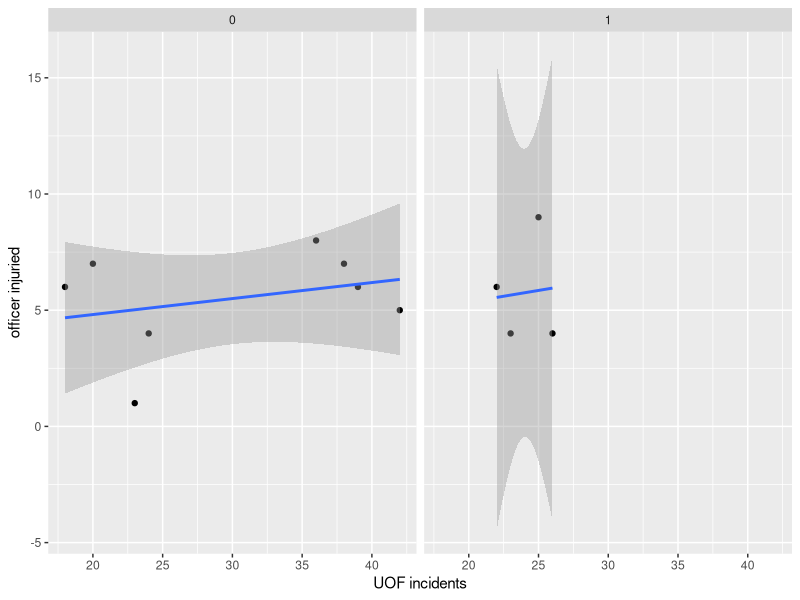
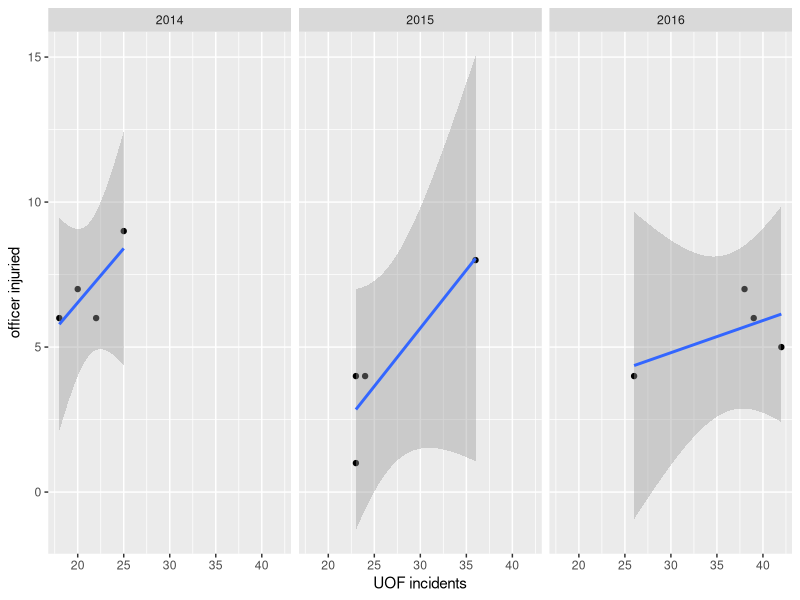
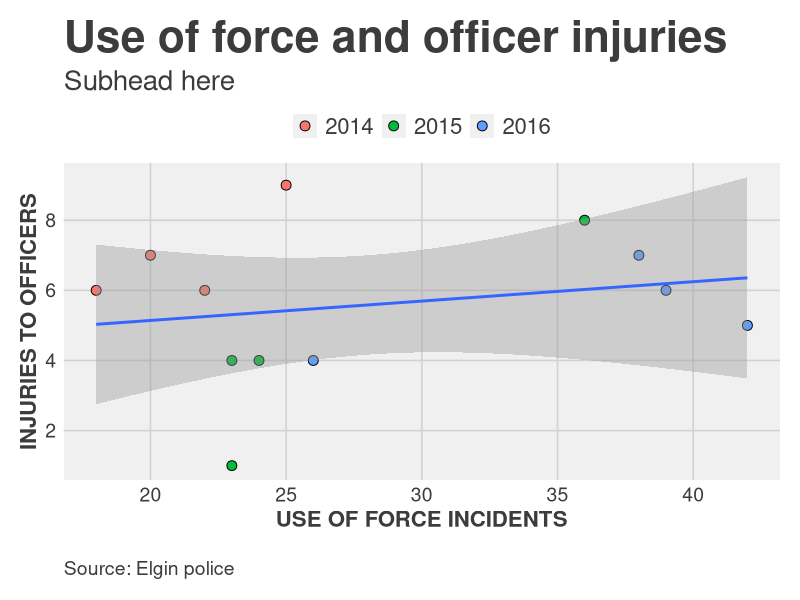
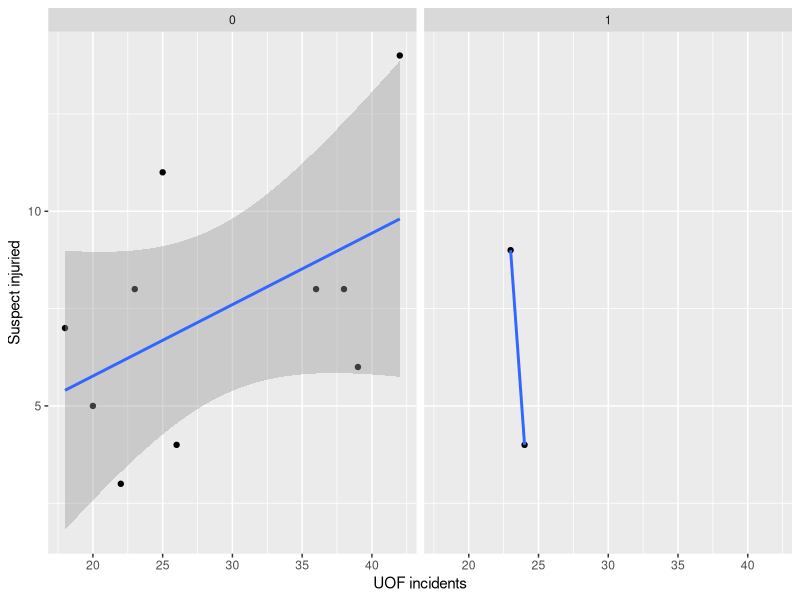
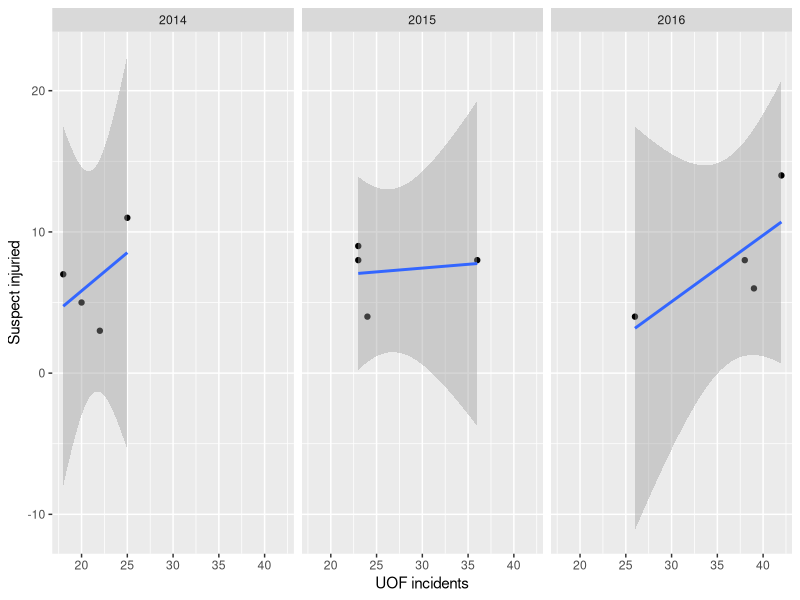
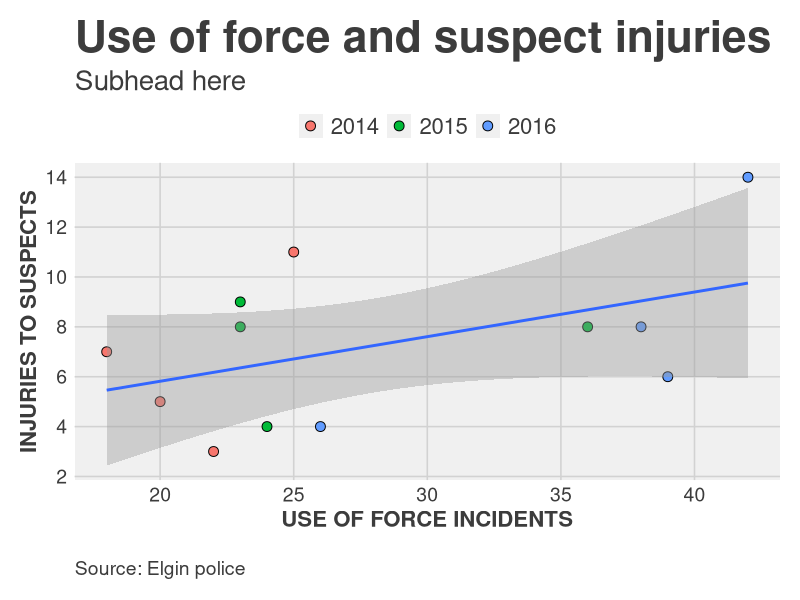

R code for these plots, in order:
# Let's start by taking a look at the data 

library(readr)
df <- read_csv("ElginUOF.csv")
summary(df)


# What we're looking at is three years of data, by quarter,
# showing how many times officers had to use physical force
# to restrain suspects, how many times they used a taser or gun
# and how many times an officer or suspect was injured

# This isn't a big dataset - there are very few rows and columns
# But that means it's also easy to understand what we're seeing
# When you start working with data that has 100s of rows and columns
# these same techniques are going to be vital to understanding 
# what you have

# Right off the bat, I can see I need to create a column that
# only has years. I don't know if I'm going to use it or not, 
# but I want it.

# first I sort the data by the Year_Quarter
df[order(df$Year_Quarter),]
df

# let's create a vector of only the years and load it into a matrix
elgYears <- c(2014,2014,2014,2014,2015,2015,2015,2015,2016,2016,2016,2016)
years <- matrix(elgYears,12,1)
years

# Now let's bind the years matrix with our df so we have a column of just years
df <- cbind(years,df)

# look at df and you can see that we've got a column of years now

#--------
# There are some interesting columns in there, but I want to answer
# a question: As use of physical force increased, do injuries for officers
# and suspects also increase?

# In order to work with this, I'm going to need to create a new 
# dataset and create at least one new column

# Let's create the new column. For Response to resistance, we have
# show of force only, which is basically a warning
# use of force only, which is an officer using physical technique
# like a hold, in response to resistance
# and then transition, which includes both showing and using
# But we don't have total instances where force was used.
# to do that, we need to add up transition and use of force
# and put that into a new column, we'll call it force

df$force <- df$UOF_only + df$Total_transitions
# Check DF and we can see it's at the end

# now let's create our dataset
names(df)
dfLook <- subset(df, select = c("years","Year_Quarter","force","Total_officer","Total_suspect"))
dfLook

# cool, but I've thought of another thing. Total injuries
# include major and minor injuries. Let's add those to our new df

dfLook$Officer_major <- df$Officer_mayor
dfLook$Suspect_major <- df$Suspect_major

# Now we have a smaller chunk of data to work with. let's save it
write_csv(dfLook,"dfLook.csv")

summary(dfLook)

# Putting data you want to examine into its own df
# makes it far easier to manage. Now using summary we
# can see, for instance, that suspects get hurt more often than
# than officers, but offers have experience major
# injuries slightly more often.



library(ggplot2)
library(ggthemes)


# -----
# Looking at force vs. Officer data

qplot(force,Total_officer,
      data=dfLook, 
      xlab="UOF incidents", 
      ylab="officer injuried") + 
  stat_smooth(method="lm") +
  facet_grid(. ~ factor(Officer_major))

qplot(force,Total_officer,
      data=dfLook, 
      xlab="UOF incidents", 
      ylab="officer injuried") + 
  stat_smooth(method="lm") +
  facet_grid(. ~ factor(years))

fit_officer <- lm(force ~ Total_officer, data = dfLook)
summary(fit_officer)

officer <- ggplot(dfLook) +
  aes(x=force, 
      y=Total_officer
  ) + 
  geom_point(stat="identity", 
             size = 3,
             shape=21,
             color="black",
             aes(
               fill=factor(years) )
  ) +
  geom_smooth(method=lm) +
  theme_fivethirtyeight()

# add all the titles.
officer <- officer + 
  labs(
    title="Use of force and officer injuries", # your headline
    subtitle="Subhead here",
    x="USE OF FORCE INCIDENTS",
    y="INJURIES TO OFFICERS",
    caption="\nSource: Elgin police") +
  scale_y_continuous(breaks=c(seq(0,10,2)) )

officer <- officer + 
  theme(legend.position="top", 
        legend.direction="horizontal",
        legend.title = element_blank())

officer <- officer + theme(
  plot.background = element_rect(fill = "white"),
  legend.background = element_rect(fill = "white"),
  plot.title = element_text(size = 32),
  plot.subtitle = element_text(size = 20),
  legend.text=element_text(size=16),
  axis.title=element_text(size=16, face="bold"),
  axis.text=element_text(size=14),
  plot.caption=element_text(size=14, hjust=0)
)
officer

# -----
# Looking at force vs. Suspect data

qplot(force,Total_suspect,
      data=dfLook, 
      xlab="UOF incidents", 
      ylab="Suspect injuried") + 
  stat_smooth(method="lm") +
  facet_grid(. ~ factor(Suspect_major))

qplot(force,Total_suspect,
      data=dfLook, 
      xlab="UOF incidents", 
      ylab="Suspect injuried") + 
  stat_smooth(method="lm") +
  facet_grid(. ~ factor(years))

fit_suspect <- lm(force ~ Total_suspect, data = dfLook)
summary(fit_suspect)

suspect <- ggplot(dfLook) +
  aes(x=force, 
      y=Total_suspect
  ) + 
  geom_point(stat="identity", 
             size = 3,
             shape=21,
             color="black",
             aes(
               fill=factor(years) )
  ) +
  geom_smooth(method=lm) +
  theme_fivethirtyeight()

# add all the titles.
suspect <- suspect + 
  labs(
    title="Use of force and suspect injuries", # your headline
    subtitle="Subhead here",
    x="USE OF FORCE INCIDENTS",
    y="INJURIES TO SUSPECTS",
    caption="\nSource: Elgin police") +
  scale_y_continuous(breaks=c(seq(0,18,2)) )

suspect <- suspect + 
  theme(legend.position="top", 
        legend.direction="horizontal",
        legend.title = element_blank())

suspect <- suspect + theme(
  plot.background = element_rect(fill = "white"),
  legend.background = element_rect(fill = "white"),
  plot.title = element_text(size = 32),
  plot.subtitle = element_text(size = 20),
  legend.text=element_text(size=16),
  axis.title=element_text(size=16, face="bold"),
  axis.text=element_text(size=14),
  plot.caption=element_text(size=14, hjust=0)
)
suspect
